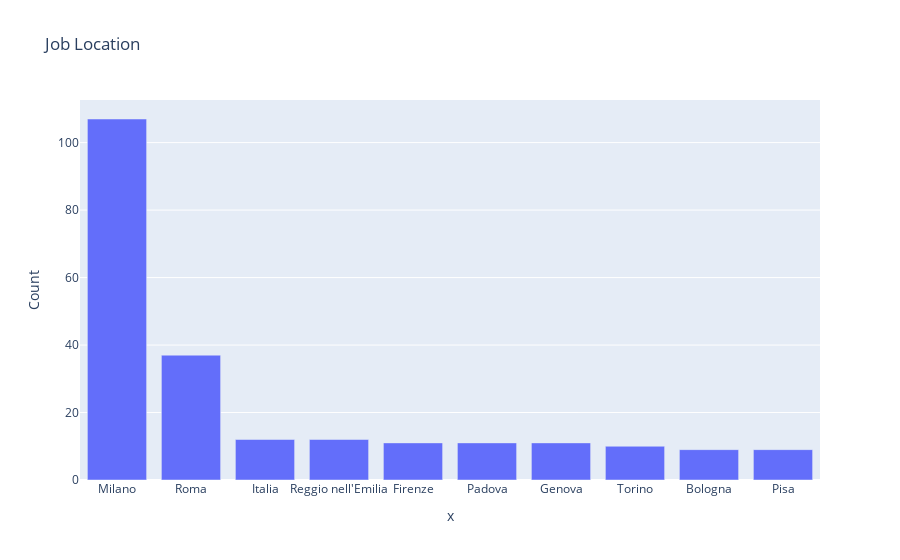

Source (notebook cell):
### Code cell
location = df["Location"].value_counts()
fig = px.bar(location, x=location.index[:10], y=location.values[:10], title="Job Location",
            labels={
                     "index": "City",
                     "y": "Count",
                     },)
fig.show()

### Figure 1 — Plotly figure (JSON) as saved in the notebook; plotly's stock layout.template omitted (floating-point values rounded to 4 significant figures)
{"data": [{"alignmentgroup": "True", "hovertemplate": "x=%{x}<br>Count=%{y}<extra></extra>", "legendgroup": "", "marker": {"color": "#636efa"}, "name": "", "offsetgroup": "", "orientation": "v", "showlegend": false, "textposition": "auto", "type": "bar", "x": ["Milano", "Roma", "Italia", "Reggio nell'Emilia", "Firenze", "Padova", "Genova", "Torino", "Bologna", "Pisa"], "xaxis": "x", "y": [107, 37, 12, 12, 11, 11, 11, 10, 9, 9], "yaxis": "y"}], "layout": {"barmode": "relative", "legend": {"tracegroupgap": 0}, "title": {"text": "Job Location"}, "xaxis": {"anchor": "y", "domain": [0, 1], "title": {"text": "x"}}, "yaxis": {"anchor": "x", "domain": [0, 1], "title": {"text": "Count"}}}}
